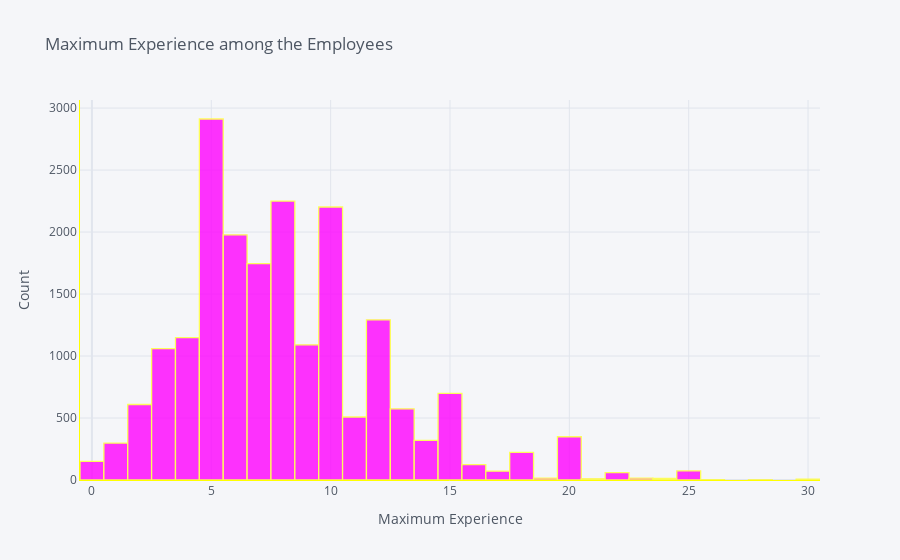

Notebook cell for this chart:
### Code cell
train_data['Maximum_experience'].iplot(kind='hist',xTitle='Maximum Experience',yTitle='Count',title='Maximum Experience among the Employees',colors='magenta',linecolor='yellow')

### Figure 1 — Plotly figure (JSON) as saved in the notebook; plotly's stock layout.template omitted (floating-point values rounded to 4 significant figures; data arrays with more than 128 entries replaced by an {"elided": "..."} marker saying what was removed)
{"data": [{"histfunc": "count", "histnorm": "", "marker": {"color": "rgba(255, 0, 255, 1.0)", "line": {"color": "#ffff33", "width": 1.3}}, "name": "Maximum_experience", "opacity": 0.8, "orientation": "v", "type": "histogram", "x": {"elided": "19801 str values"}}], "layout": {"barmode": "overlay", "legend": {"bgcolor": "#F5F6F9", "font": {"color": "#4D5663"}}, "paper_bgcolor": "#F5F6F9", "plot_bgcolor": "#F5F6F9", "title": {"font": {"color": "#4D5663"}, "text": "Maximum Experience among the Employees"}, "xaxis": {"gridcolor": "#E1E5ED", "linecolor": "yellow", "showgrid": true, "tickfont": {"color": "#4D5663"}, "title": {"font": {"color": "#4D5663"}, "text": "Maximum Experience"}, "zerolinecolor": "#E1E5ED"}, "yaxis": {"gridcolor": "#E1E5ED", "linecolor": "yellow", "showgrid": true, "tickfont": {"color": "#4D5663"}, "title": {"font": {"color": "#4D5663"}, "text": "Count"}, "zerolinecolor": "#E1E5ED"}}}
